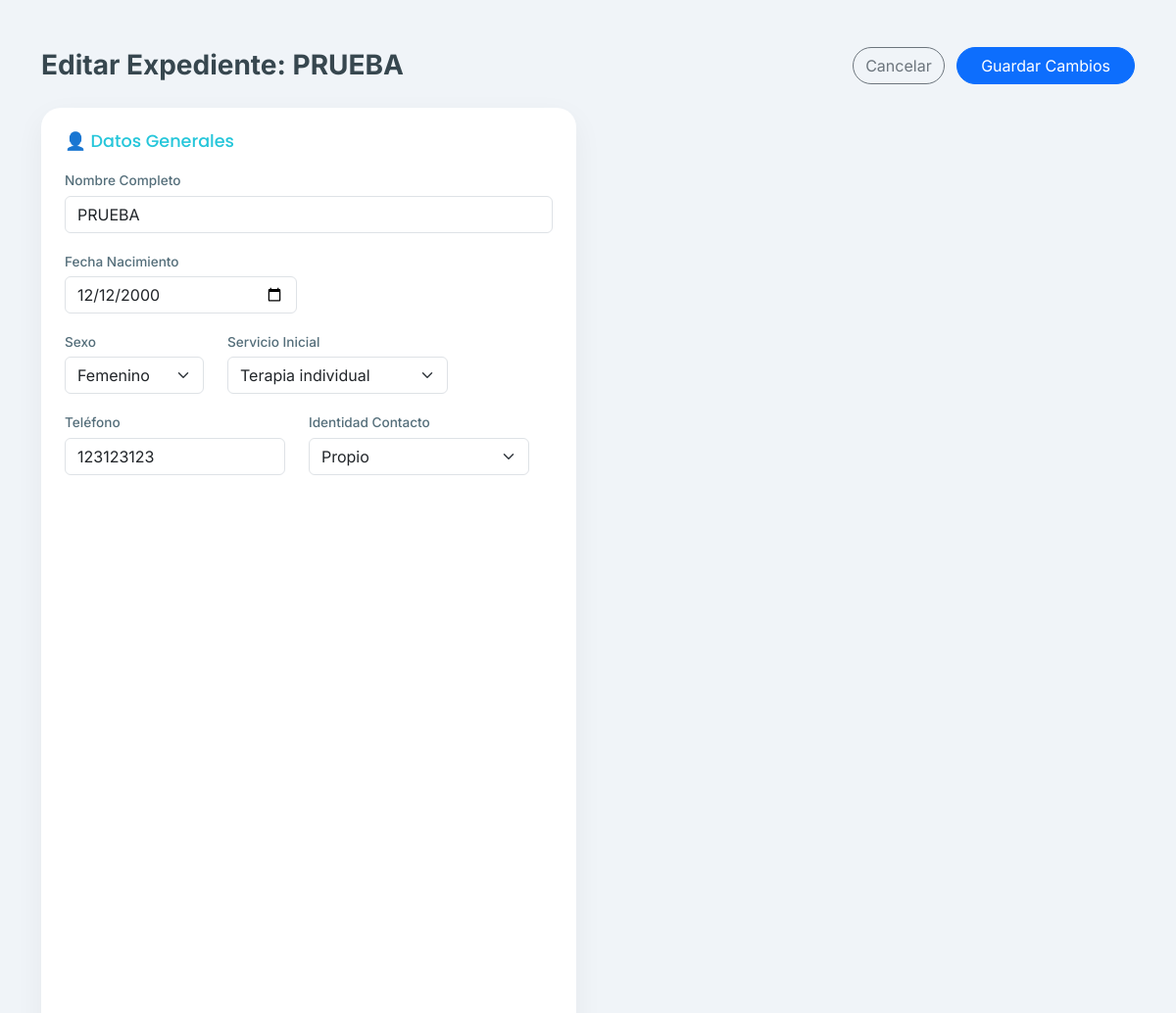
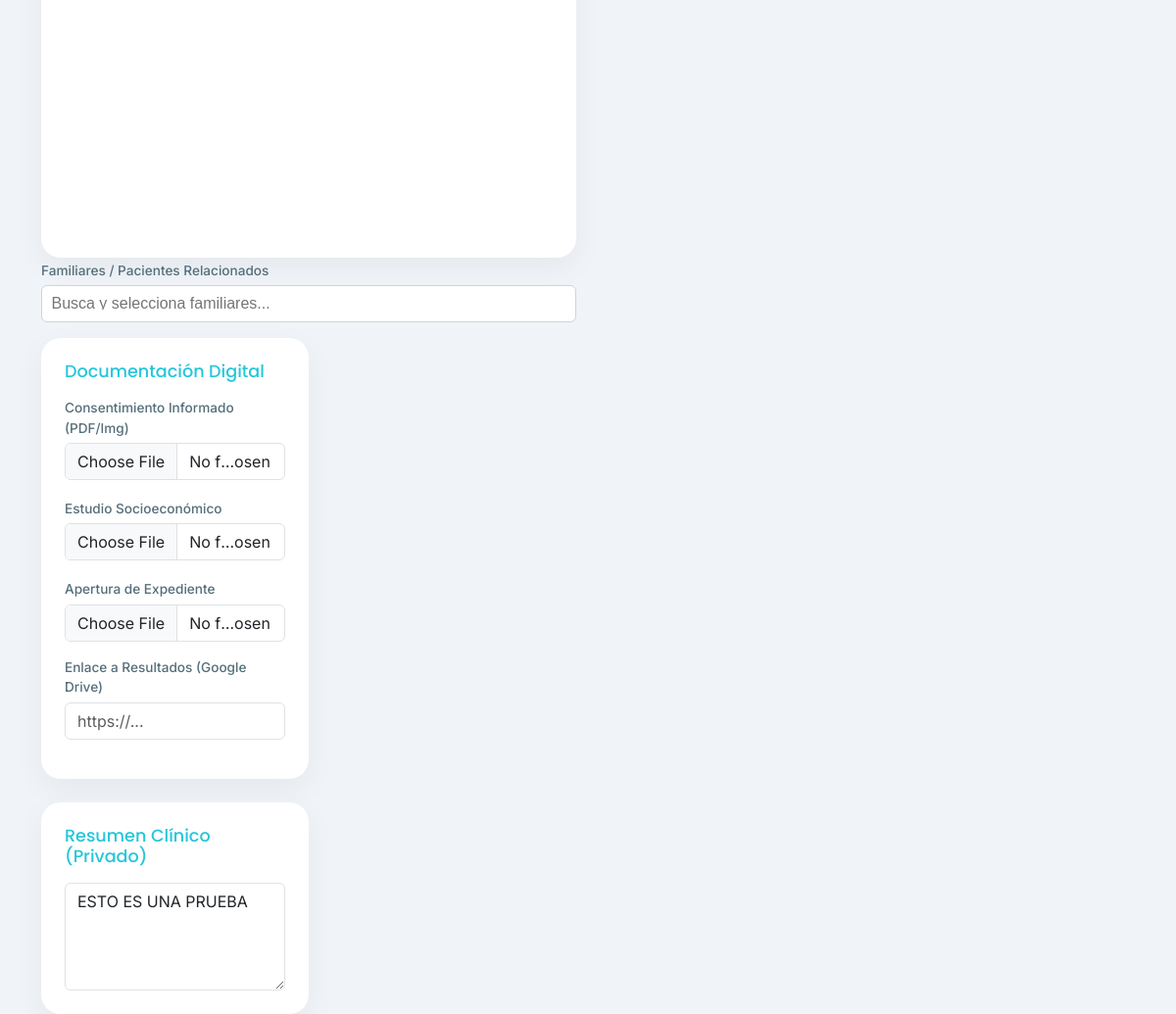
Page /pacientes/1/editar/ (signed in) on the committed database (2 pictures, top to bottom).
### clinica/models.py (models this page shows, shortened)
class Paciente(models.Model):
    TIPO_CONTACTO_CHOICES = [
        ('propio', 'Propio'),
        ('madre', 'Madre'),
        ('padre', 'Padre'),
        ('pareja', 'Pareja'),
        ('otro', 'Otro'),
    ]
    SEXO_CHOICES = [
        ('Femenino', 'Femenino'),
        ('Masculino', 'Masculino'),
    ]
    usuario = models.OneToOneField(User, on_delete=models.SET_NULL, null=True, blank=True, related_name='perfil_paciente')
    nombre = models.CharField(max_length=200, verbose_name="Nombre Completo")
    fecha_nacimiento = models.DateField(verbose_name="Fecha de Nacimiento")
    dado_de_alta = models.BooleanField(
        default = False,
        verbose_name = "Dado de alta"
    )
    fecha_alta = models.DateTimeField(
        null = True,
        blank = True
    )
    estado = models.CharField(
        max_length=20,
        default="Activo"
    )
    fecha_suspension = models.DateTimeField(
        null=True,
        blank=True
    )
    motivo_suspension = models.TextField(
        null=True,
        blank=True
    )
    suspendido_por = models.ForeignKey(
        User,
        null=True,
        blank=True,
        on_delete=models.SET_NULL
    )
    nombre_normalizado = models.CharField(max_length=200, blank=True, editable=False)
    sexo = models.CharField(
        max_length=20,
        choices=SEXO_CHOICES,
        default='Femenino',
        verbose_name="Sexo"
    )
    telefono = models.CharField(max_length=20, verbose_name="Teléfono (WhatsApp)")
    identidad_contacto = models.CharField(max_length=20, choices=TIPO_CONTACTO_CHOICES, default='propio')
    servicio_inicial = models.ForeignKey('Servicio', on_delete=models.SET_NULL, null=True, verbose_name="Servicio Inicial")
    consentimiento_firmado = models.FileField(upload_to='documentos/', blank=True, null=True)
    estudio_socioeconomico = models.FileField(upload_to='documentos/', blank=True, null=True)
    apertura_expediente = models.FileField(upload_to='documentos/', blank=True, null=True)
    resumen_clinico = models.TextField(blank=True, null=True)
    empresa = models.ForeignKey(
        'Empresa', on_delete=models.SET_NULL, null=True, blank=True,
        related_name='pacientes'
    )
    division = models.ForeignKey(
        'Division', on_delete=models.SET_NULL, null=True, blank=True,
        related_name='pacientes', verbose_name='División'
    )
    pacientes_relacionados = models.ManyToManyField('self', blank=True, symmetrical=True)
    enlace_resultados = models.URLField(blank=True, null=True)
    fecha_registro = models.DateTimeField(auto_now_add=True)
    dado_de_alta = models.BooleanField(default=False, verbose_name="Dado de alta")
    fecha_alta = models.DateTimeField(null=True, blank=True)
    def __str__(self):
        return self.nombre
    class Meta:
        verbose_name = "Paciente"
        verbose_name_plural = "Pacientes"

### clinica/views.py (the view)
# urls.py: path('pacientes/<int:paciente_id>/editar/', clinica_views.editar_paciente, name='editar_paciente'),
@login_required
def editar_paciente(request, paciente_id):
    paciente = get_object_or_404(Paciente, id=paciente_id)
    if request.method == 'POST':
        form = PacienteForm(request.POST, request.FILES, instance=paciente)
        if form.is_valid():
            form.save()
            _registrar_actividad(request, 'paciente_editado', 'paciente',
                f'Expediente de {paciente.nombre} modificado.',
                paciente=paciente)
            return redirect('detalle_paciente', paciente_id=paciente.id)
    else:
        form = PacienteForm(instance=paciente)
    return render(request, 'clinica/editar_paciente.html', {'form': form, 'paciente': paciente})

### clinica/models.py (called while the page is built)
    def __str__(self):
        return self.nombre

### clinica/templates/clinica/editar_paciente.html (shortened to what this page needs)
{% load static %}
<!DOCTYPE html>
<html lang="es">
<head>
    <link href="https://cdn.jsdelivr.net/npm/bootstrap@5.3.0/dist/css/bootstrap.min.css" rel="stylesheet">
    <link href="https://cdn.jsdelivr.net/npm/select2@4.1.0-rc.0/dist/css/select2.min.css" rel="stylesheet" />
</head>
<body>
    <div class="container py-5">
        <form method="post" enctype="multipart/form-data">
            <div class="d-flex justify-content-between align-items-center mb-4">
                <h3 class="fw-bold m-0">Editar Expediente: {{ paciente.nombre }}</h3>
                <div>
                    <a href="{% url 'detalle_paciente' paciente.id %}" class="btn btn-outline-secondary rounded-pill me-2">Cancelar</a>
                    <button type="submit" class="btn btn-primary rounded-pill px-4 text-white">Guardar Cambios</button>
                </div>
            </div>
            <div class="row g-4">
                <div class="col-lg-6">
                    <div class="form-card p-4 h-100">
                        <h4>👤 Datos Generales</h4>
                        <div class="mb-3">
                            <label>Nombre Completo</label>
                            {{ form.nombre }}
                        </div>
                        <div class="row">
                            <div class="col-md-6 mb-3">
                                <label>Fecha Nacimiento</label>
                                {{ form.fecha_nacimiento }}
                            </div>
                            <div class="row">
                            <div class="col-md-4 mb-3">
                                <label>Sexo</label>
                                {{ form.sexo }}
                            </div>
                            <div class="col-md-6 mb-3">
                                <label>Servicio Inicial</label>
                                {{ form.servicio_inicial }}
                            </div>
                        </div>
                        <div class="row">
                            <div class="col-md-6 mb-3">
                                <label>Teléfono</label>
                                {{ form.telefono }}
                            </div>
                            <div class="col-md-6 mb-3">
                                <label>Identidad Contacto</label>
                                {{ form.identidad_contacto }}
                            </div>
                        </div>
                    </div>
                </div>
               <div class="mb-3">
    <label>Familiares / Pacientes Relacionados</label>
</div>
                <div class="col-lg-6">
                    <div class="form-card p-4 mb-4">
                        <h4> Documentación Digital</h4>
                        <div class="mb-3">
                            <label>Consentimiento Informado (PDF/Img)</label>
                            {{ form.consentimiento_firmado }}
                        </div>
                        <div class="mb-3">
                            <label>Estudio Socioeconómico</label>
                            {{ form.estudio_socioeconomico }}
                        </div>
                        <div class="mb-3">
                            <label>Apertura de Expediente</label>
                            {{ form.apertura_expediente }}
                        </div>
                         <div class="mb-3">
                            <label>Enlace a Resultados (Google Drive)</label>
                            {{ form.enlace_resultados }}
                        </div>
                    </div>
                    <div class="form-card p-4">
                        <h4> Resumen Clínico (Privado)</h4>
                        {{ form.resumen_clinico }}
                    </div>
                </div>
            </div>
        </form>
    </div>
</body>
</html>

### clinica/templates/clinica/editar_paciente.html (style rules this page uses)
:root { --intra-primary: #26C6DA; --intra-light: #F0F4F8; --intra-dark: #37474F; }
body { background-color: var(--intra-light); font-family: 'Inter', sans-serif; color: var(--intra-dark); }
.form-card { background: white; border-radius: 20px; box-shadow: 0 10px 30px rgba(0,0,0,0.05); border: none; }
h4 { font-family: 'Poppins', sans-serif; font-size: 1.1rem; color: var(--intra-primary); margin-bottom: 1rem; }
label { font-weight: 500; font-size: 0.85rem; margin-bottom: 5px; color: #546E7A; }

### rows in the picture
Paciente: nombre "PRUEBA", fecha_nacimiento "12/12/2000", sexo "Femenino", servicio_inicial "Terapia individual", telefono "123123123", identidad_contacto "Propio", resumen_clinico "ESTO ES UNA PRUEBA"
